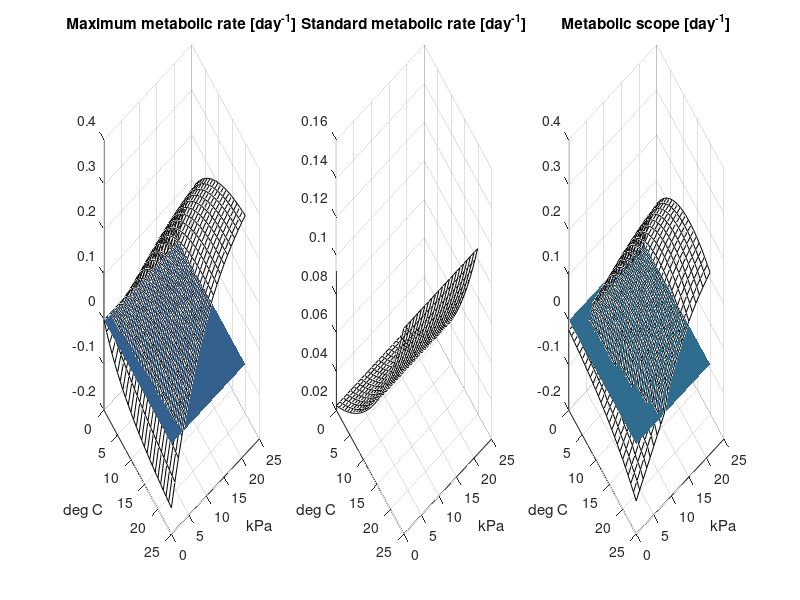

Here is the MATLAB script that generated this plot:
t = 0:1:25; % [degree C] temperature
Cw = 0:1:21; % [kPa] Oxygen partial pressure in the water

[O,T] = meshgrid(Cw,t); % [kPa - degree C] Mesh with the values of both points at each node

T0 = 0.059; % [day^-1] standard metabolic rate of fish at 15 degrees
Topt = 14;
% M0 = 0.5; % [day^-1] maximum  metabolic rate of fish at 15 degrees

% Topt = 15; % [degree C] Optimal temperature for the fish
% Tcrit = 45; % [degree C] Temperature at which the fish dies

eps = 0; % [degC] try, temperature at which MS = 0
a = 0.6;
Km = 12;

Q10 = 2; % [-] Q10 for the increase in standard metabolic rate
K = @(temp) 0.381*exp(5.7018.*(25-temp)./(temp+273.15))*0.75; % [mg / L / kPa] Henry's constant
aM = @(temp) -0.33*K(temp); % [/kPa] coefficient for the dependency in O2 -  decrease aM increases tolerance to hypoxia, i.e. decreases pcrit
bM = @(temp) 0.3;%0.28;  % [-]

S = @(temp) T0*Q10.^((temp-Topt)/10);
M = @(temp,O2) a*(temp+eps)./(Km+temp+eps).*(1-exp(aM(temp).*O2).*exp(bM(temp)));%*(0.05*(temp-Topt)+7);


% SMR = S(t); SMR = repmat(SMR,size(Cw,2),1); %standard metabolic rate
% MMR = zeros(size(t,2),size(Cw,2)); % maximum metabolic rate
% for ii=1:size(t,2)
%     for jj=1:size(Cw,2)
%         MMR(ii,jj) = M(t(ii),Cw(jj));
%     end
% end
MMR = M(T,O);
SMR = S(T);
MS = M(T,O) - S(T); % [day^-1] Metabolic scope at each possible point

for k = 1:size(t,2)
    p = min(Cw(MS(k,:)>0)); % min O2 where MS>0
%     pcrit(k) = p; %in case we need it
    if size(p,2)==1 %i.e. if it is not an empty thingy
        [~,index] = min(abs(Cw-p));
        MS(k,1:index) = linspace(-SMR(k),0,index);
    else
        MS(k,:) = -SMR(k);
    end
end



figure
subplot(131)
surf(Cw,t,MMR,'FaceColor','none')
xlabel('kPa')
ylabel('deg C')
set(gca,'ydir','reverse')
title('Maximum metabolic rate [day^-^1]')
hold on
surf(Cw,t,zeros(size(Cw,2),size(t,2))','LineStyle','none')
hold off

subplot(132)
surf(Cw,t,SMR,'FaceColor','none')
xlabel('kPa')
ylabel('deg C')
set(gca,'ydir','reverse')
title('Standard metabolic rate [day^-^1]')

subplot(133)
surf(Cw,t,MS,'FaceColor','none')
xlabel('kPa')
ylabel('deg C')
set(gca,'ydir','reverse')
title('Metabolic scope [day^-^1]')
hold on
surf(Cw,t,zeros(size(Cw,2),size(t,2))','LineStyle','none')
hold off